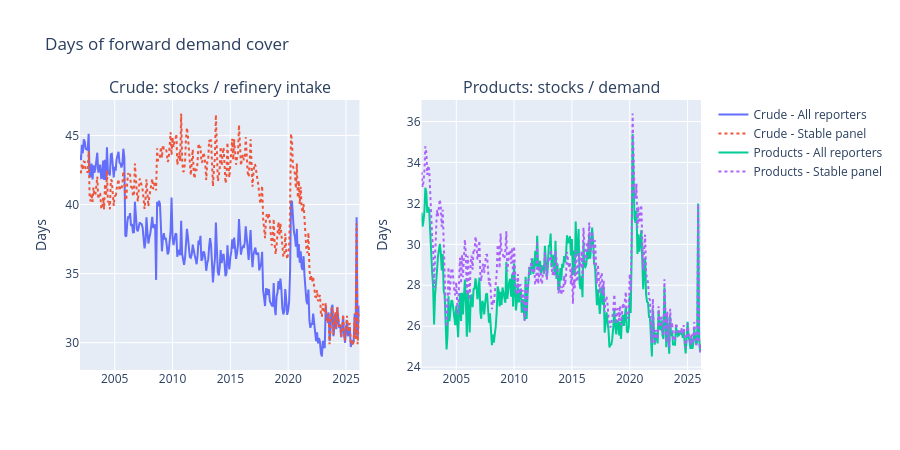

Here is the notebook cell this chart was saved with:
### Markdown cell above
### 5.4 Days of forward demand cover

Two views side-by-side:
- **Crude cover** = crude closing stocks (kbbl) / refinery intake (kb/d). How long
  refineries could keep running at current rates if all crude flow stopped.
- **Product cover** = product closing stocks (kbbl) / total product demand (kb/d).
  How long the world could keep consuming if all refinery output stopped.

### Code cell
"""Days-of-cover for crude (vs intake) and products (vs demand)."""

# Crude side: stocks / refinery intake
crude_stk_all = aggregate_global(df_pri, "CRUDEOIL", "CLOSTLV",  "KBBL", panel="all")
crude_intake_all = aggregate_global(df_pri, "CRUDEOIL", "REFINOBS", "KBD",  panel="all")
crude_stk_st  = aggregate_global(df_pri, "CRUDEOIL", "CLOSTLV",  "KBBL", panel="stable")
crude_intake_st  = aggregate_global(df_pri, "CRUDEOIL", "REFINOBS", "KBD",  panel="stable")

# Product side: stocks / demand
prod_stk_all = aggregate_global(df_sec, "TOTPRODS", "CLOSTLV", "KBBL", panel="all")
prod_dem_all = aggregate_global(df_sec, "TOTPRODS", "TOTDEMO", "KBD",  panel="all")
prod_stk_st  = aggregate_global(df_sec, "TOTPRODS", "CLOSTLV", "KBBL", panel="stable")
prod_dem_st  = aggregate_global(df_sec, "TOTPRODS", "TOTDEMO", "KBD",  panel="stable")


def _days_of_cover(stocks: pd.DataFrame, flow: pd.DataFrame, label: str) -> pd.DataFrame:
    """Days = stock_kbbl / flow_kbd. Aligns on date; flow=0 -> NaN to avoid div-by-zero."""
    s = stocks.set_index("date")["obs_value"]
    f = flow.set_index("date")["obs_value"].replace(0, np.nan)
    return pd.DataFrame({"date": s.index, "days": (s / f).reindex(s.index).values, "series": label})


crude_all_df    = _days_of_cover(crude_stk_all, crude_intake_all, "All reporters")
crude_stable_df = _days_of_cover(crude_stk_st,  crude_intake_st,  "Stable panel")
prod_all_df     = _days_of_cover(prod_stk_all,  prod_dem_all,     "All reporters")
prod_stable_df  = _days_of_cover(prod_stk_st,   prod_dem_st,      "Stable panel")

fig = make_subplots(rows=1, cols=2, shared_yaxes=False,
                    subplot_titles=("Crude: stocks / refinery intake",
                                    "Products: stocks / demand"))
for df, name, dash in [(crude_all_df, "All reporters", "solid"),
                       (crude_stable_df, "Stable panel", "dot")]:
    fig.add_trace(go.Scatter(x=df["date"], y=df["days"], name=f"Crude - {name}",
                             line=dict(dash=dash)), row=1, col=1)
for df, name, dash in [(prod_all_df, "All reporters", "solid"),
                       (prod_stable_df, "Stable panel", "dot")]:
    fig.add_trace(go.Scatter(x=df["date"], y=df["days"], name=f"Products - {name}",
                             line=dict(dash=dash)), row=1, col=2)
fig.update_yaxes(title_text="Days", row=1, col=1)
fig.update_yaxes(title_text="Days", row=1, col=2)
fig.update_layout(title="Days of forward demand cover", height=450, hovermode="x unified")
fig.show()

### Figure 1 — Plotly figure (JSON) as saved in the notebook; plotly's stock layout.template omitted (floating-point values rounded to 4 significant figures; data arrays with more than 128 entries replaced by an {"elided": "..."} marker saying what was removed)
{"data": [{"line": {"dash": "solid"}, "name": "Crude - All reporters", "type": "scatter", "x": {"elided": "291 str values"}, "xaxis": "x", "y": {"elided": "291 float values"}, "yaxis": "y"}, {"line": {"dash": "dot"}, "name": "Crude - Stable panel", "type": "scatter", "x": {"elided": "291 str values"}, "xaxis": "x", "y": {"elided": "291 float values"}, "yaxis": "y"}, {"line": {"dash": "solid"}, "name": "Products - All reporters", "type": "scatter", "x": {"elided": "291 str values"}, "xaxis": "x2", "y": {"elided": "291 float values"}, "yaxis": "y2"}, {"line": {"dash": "dot"}, "name": "Products - Stable panel", "type": "scatter", "x": {"elided": "291 str values"}, "xaxis": "x2", "y": {"elided": "291 float values"}, "yaxis": "y2"}], "layout": {"annotations": [{"font": {"size": 16}, "showarrow": false, "text": "Crude: stocks / refinery intake", "x": 0.225, "xanchor": "center", "xref": "paper", "y": 1, "yanchor": "bottom", "yref": "paper"}, {"font": {"size": 16}, "showarrow": false, "text": "Products: stocks / demand", "x": 0.775, "xanchor": "center", "xref": "paper", "y": 1, "yanchor": "bottom", "yref": "paper"}], "height": 450, "hovermode": "x unified", "title": {"text": "Days of forward demand cover"}, "xaxis": {"anchor": "y", "domain": [0, 0.45]}, "xaxis2": {"anchor": "y2", "domain": [0.55, 1]}, "yaxis": {"anchor": "x", "domain": [0, 1], "title": {"text": "Days"}}, "yaxis2": {"anchor": "x2", "domain": [0, 1], "title": {"text": "Days"}}}}
